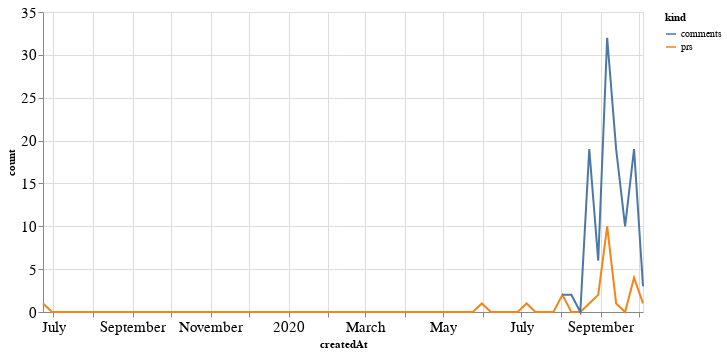

The notebook cell this image was saved under:
### Code cell
alt.Chart(total_time, width=600).mark_line().encode(
    x='createdAt',
    y='count',
    color='kind'
)

### Figure 1 — Vega-Lite specification as saved in the notebook (floating-point values rounded to 4 significant figures; data arrays with more than 128 entries replaced by an {"elided": "..."} marker saying what was removed)
{"config": {"axisLeft": {"labelFontSize": 15}, "axisBottom": {"labelFontSize": 15}}, "data": {"name": "data-03397756af614967ce2cb3862c9775e4"}, "mark": "line", "encoding": {"color": {"type": "nominal", "field": "kind"}, "x": {"type": "temporal", "field": "createdAt"}, "y": {"type": "quantitative", "field": "count"}}, "width": 600, "$schema": "https://vega.github.io/schema/vega-lite/v4.8.1.json", "datasets": {"data-03397756af614967ce2cb3862c9775e4": {"elided": "136 records"}}}
